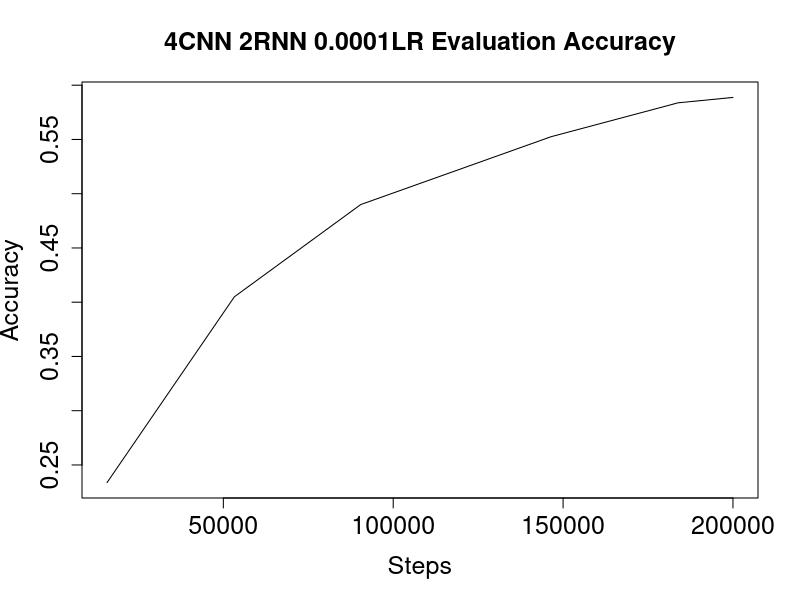
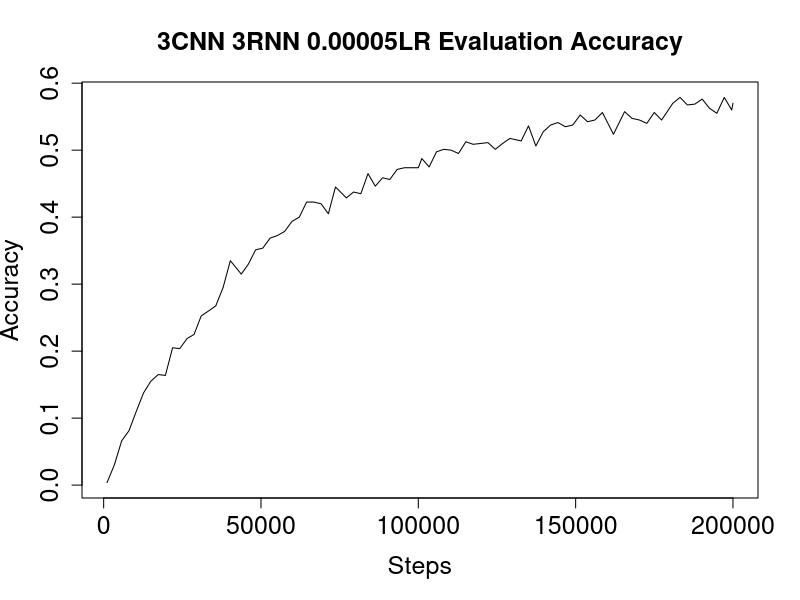

Here is the R script that generated these plots, in order:
data <- read.csv(file="4cnn_2rnn_0001lr.csv", header=TRUE, sep=",")

plot(data$Step, data$Value,type="l",xlab="Steps",
     ylab="Accuracy",main="4CNN 2RNN 0.0001LR Evaluation Accuracy",cex.lab=1.5, cex.axis=1.5, cex.main=1.5, cex.sub=1.5)

data <- read.csv(file="3cnn_3rnn_00005lr.csv", header=TRUE, sep=",")

plot(data$Step, data$Value,type="l",xlab="Steps",
     ylab="Accuracy",main="3CNN 3RNN 0.00005LR Evaluation Accuracy",
     cex.lab=1.5, cex.axis=1.5, cex.main=1.5, cex.sub=1.5)